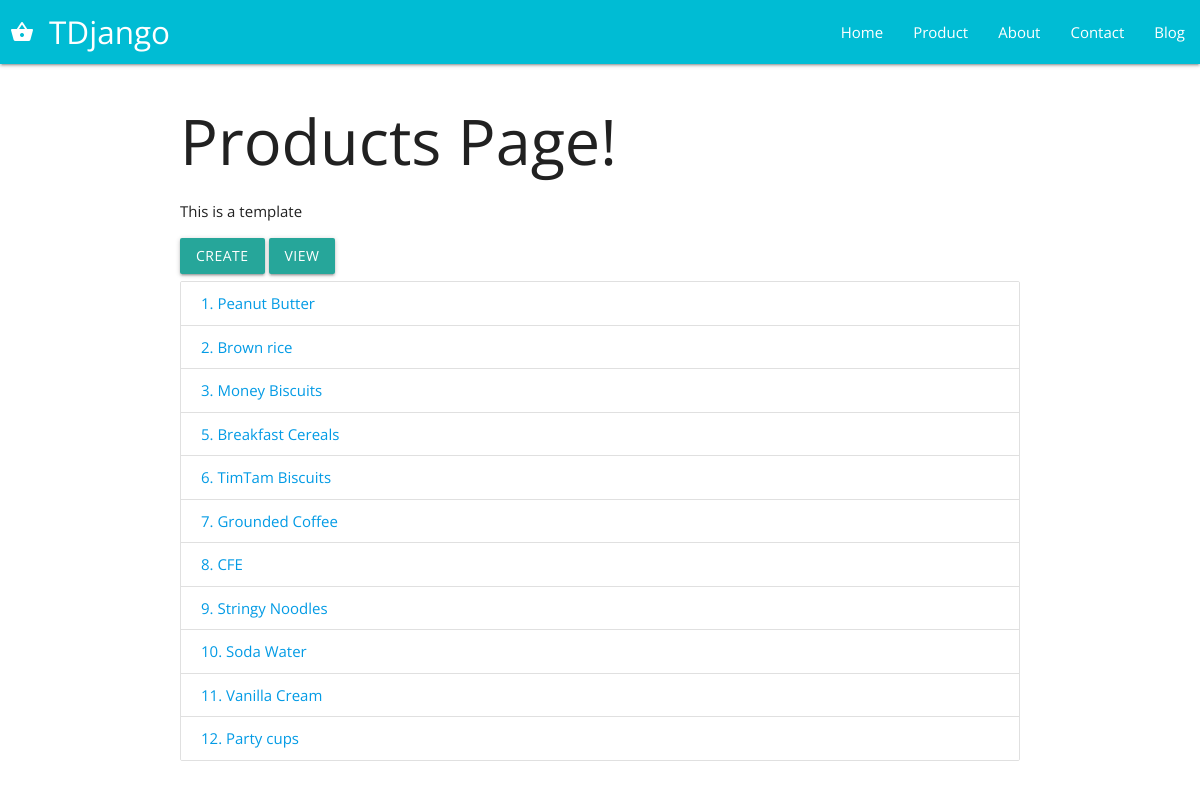
Before: /products/ with the older database file.
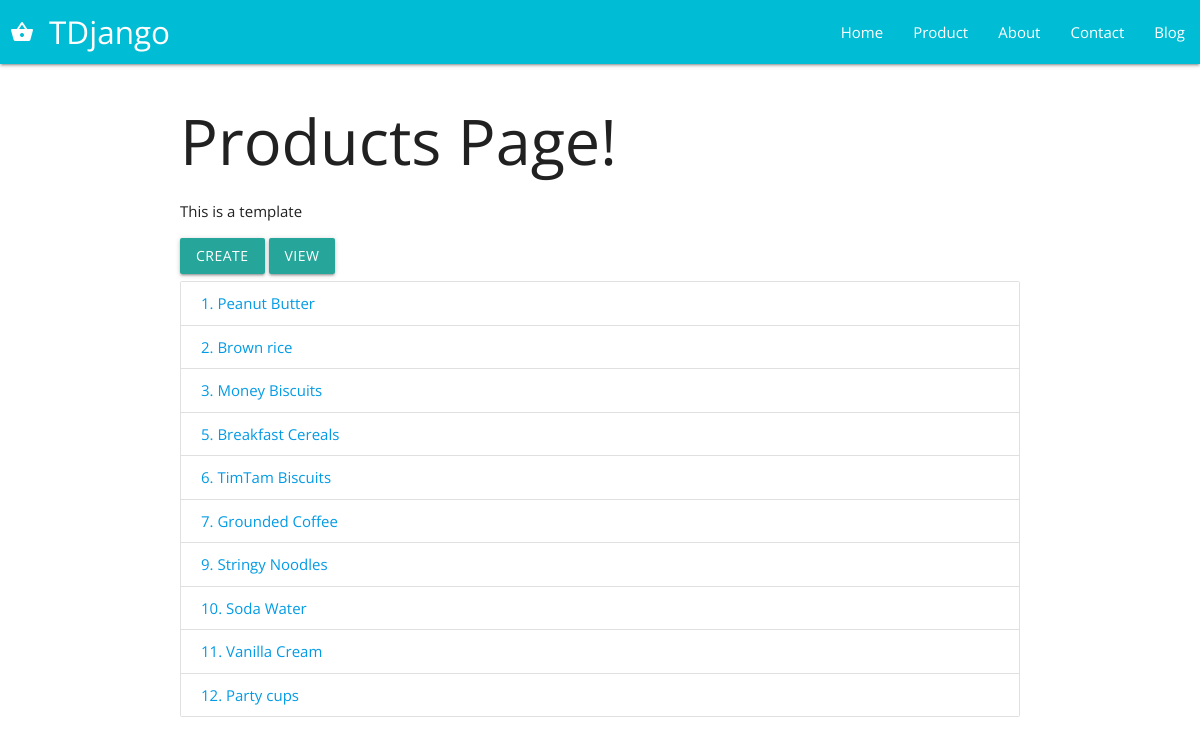
After: the same page with the newer database file.
### products/models.py (models this page shows)
class Product(models.Model):
    title           = models.CharField(max_length=120)
    description     = models.TextField(blank=True, null=False)
    price           = models.DecimalField(decimal_places=2, max_digits=100)
    summary         = models.TextField(blank=True)
    featured        = models.BooleanField(null=True)
    def get_absolute_url(self):
        return reverse("products:product_details", kwargs={'id': self.id})

### products/views.py (the view)
# urls.py: path('', products_view, name='products'),
def products_view(request, *args, **kwargs):
    obj = Product.objects.all().order_by('id').first()
    form = ValidatedProductForm(request.POST or None)
    if form.is_valid():
        form.save()
        form = ValidatedProductForm()
    queryset = Product.objects.all()
    context = {
        'form': form,
        "object_list": queryset,
        'id': obj.id
    }
    return render(request, "products.html", context)

### templates/products.html (shortened to what this page needs)
{% extends 'base.html' %}
{% block content %}
<h1>Products Page!</h1>
<p>This is a template</p>
<a class="waves-effect waves-light btn modal-trigger" href="#add-modal">Create</a>
<a class="waves-effect waves-light btn" href="{% url 'products:product_lookup' id %}">View</a>
<ul class="collection">
{% for obj in object_list %}
    <li class="collection-item"><a href="{{ obj.get_absolute_url }}">{{ obj.id }}. {{ obj.title}}</a></li>
{% endfor %}
</ul>
{% endblock %}

Changed rows visible on the page:
removed Product: id "8", title "CFE"
